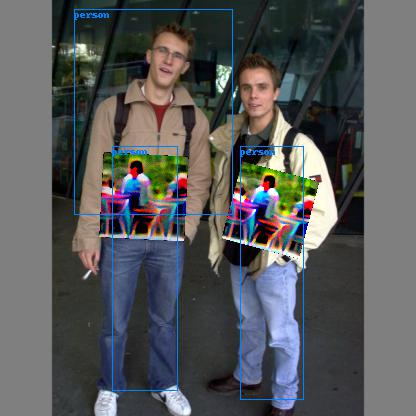
#> input picture 79-zgz-pytorch-yolo2-master/1249_53pred.jpg, 416 x 416 px, given as the content of the folder /home/zgz/pytorch-yolo2-master/9.18_adv_patch_test, which was not available
$ python my_replace3.py   (older library calls are emulated)
#> lines starting #> are read from the running program, lines starting #| are printed output that depends on the picture; after the words box and inside, x2 and y2 are one past the last pixel; in counts of white or black regions, pixels touching at a corner belong together
#encoding=utf-8
#生成含有随机大小、随机数量对抗块的随即大小对抗图像

#这一个文件只针对于测试集的生成，选出了1000张测试块，为了将所有的块都用上，所以将块放在外循环，干净图像放在内循环
#每次遍历一个对抗块，随机选取10张干净图像进行贴附，每次选取干净图像时进行shuffle

#注意这里生成时的流程是：先复制干净图像到9.18_adv_img_test，然后读/操作/保存同在这一个文件夹

import os
from PIL import Image
import numpy as np
from scipy import misc
import random

patch_dir='/home/zgz/pytorch-yolo2-master/9.18_adv_patch_test'
#img_dir='/home/zgz/pytorch-yolo2-master/voc_test'
img_dir='/home/zgz/pytorch-yolo2-master/9.18_adv_img_test'
#img_dir='/home/zgz/pytorch-yolo2-master/9.18_adv_img_test'
adv_save='/home/zgz/pytorch-yolo2-master/9.18_adv_img_test/'


classes = ['aeroplane','bicycle','bird', 'boat', 'bottle',
        'bus', 'car', 'cat', 'chair', 'cow','diningtable',
        'dog', 'horse', 'motorbike', 'pottedplant',
        'sheep', 'sofa', 'train', 'tvmonitor', 'person']

fadv_name=''
fadv_cnt=0
cnt=0
for root,dirs,files in os.walk(patch_dir):

    for f in files:

        img_adv=Image.open(os.path.join(root,f))
#> img_adv is the input picture: PIL image 416x416 RGB; mean R, G, B 86.8, 88.3, 89.7

        num_cnt=0
        num=10
        for i in range(0,10):   #每个块选择10张干净图像

            for root2,dirs2,files2 in os.walk(img_dir):

                random.shuffle(files2)

                if num_cnt>=num:#or cnt>4999:
                    break

                for f2 in files2:
                    if num_cnt>=num:# or cnt>4999:
                        break

                    img=Image.open(os.path.join(root2,f2))
                    img_size=img.size
#> img_size = (416, 416)

                    img=np.array(img)

                    img__w=random.randint(10,90)
                    if random.randint(0,10)>5:
                        img__h=random.randint(10,90)
                    else:
                        img__h=img__w

                    img_adv=img_adv.resize((img__w,img__h))
                    patch_w=img_adv.size[0]
#> patch_w = 59
                    patch_h=img_adv.size[1]
#> patch_h = 15

                    x=np.random.randint(0,img_size[0]-patch_w)
#> x = 172
                    y=np.random.randint(0,img_size[1]-patch_h)
#> y = 47

                    img_name=f2
                    #if random.randint(0,10)>3:

                    img[y:y+patch_h,x:x+patch_w]=np.array(img_adv)
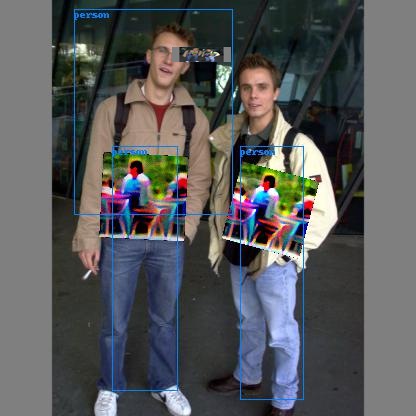
#> img: shape (416, 416, 3); 0.51% of pixels changed, all inside (x1, y1, x2, y2) = (172, 47, 231, 62)

                    img_name=str(random.randint(0,10000))+'_'+f2.split('/')[-1].split('.')[0]+'__'+str(x)+'__'+str(y)+'__'+str(patch_w)+'__'+str(patch_h)+'.jpg'
#> img_name = '4242_1249_53pred__172__47__59__15.jpg'

                    misc.imsave(adv_save+img_name,img)

                    num_cnt=num_cnt+1
                    cnt=cnt+1


$ run again, on 79-zgz-pytorch-yolo2-master/127974medi5pred.jpg
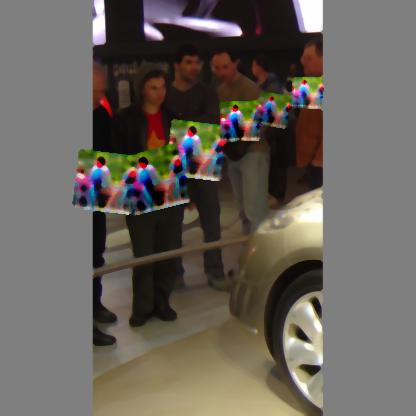
#> input picture 79-zgz-pytorch-yolo2-master/127974medi5pred.jpg, 416 x 416 px, given as the content of the folder /home/zgz/pytorch-yolo2-master/9.18_adv_patch_test, which was not available
#> img_adv is the input picture: PIL image 416x416 RGB; mean R, G, B 103.6, 97.6, 90.5
#> `img[y:y+patch_h,x:x+patch_w]=np.array(img_adv)`:
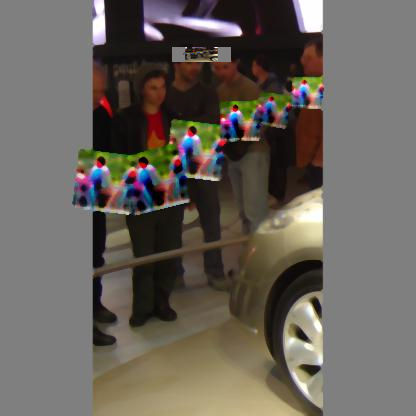
#> img: shape (416, 416, 3); 0.51% of pixels changed, all inside (x1, y1, x2, y2) = (172, 47, 231, 62)
